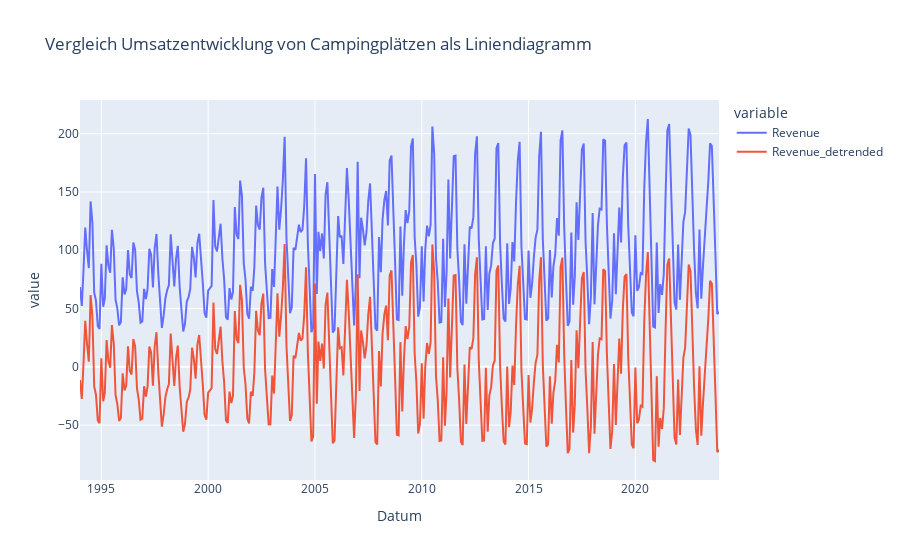

The notebook cell this image was saved under:
### Markdown cell above
### 6.1 Trendbereinigung

### Code cell
# Trendbereinigung durch Signal
detrended = signal.detrend(df_merged['Revenue'].values)
df_merged['Revenue_detrended'] = detrended # hinzufügen neuer trendbereinigter Spalte

# Vergleich zwischen normalem Umsatz und Trendbereinigung, um die Veränderung zu veranschaulichen
fig_revenue = px.line(df_merged, x="Datum", y=["Revenue","Revenue_detrended"], 
                      title="Vergleich Umsatzentwicklung von Campingplätzen als Liniendiagramm")
fig_revenue

### Figure 1 — Plotly figure (JSON) as saved in the notebook; plotly's stock layout.template omitted (floating-point values rounded to 4 significant figures; data arrays with more than 128 entries replaced by an {"elided": "..."} marker saying what was removed)
{"data": [{"hovertemplate": "variable=Revenue<br>Datum=%{x}<br>value=%{y}<extra></extra>", "legendgroup": "Revenue", "line": {"color": "#636efa", "dash": "solid"}, "marker": {"symbol": "circle"}, "mode": "lines", "name": "Revenue", "orientation": "v", "showlegend": true, "type": "scatter", "x": {"elided": "360 str values"}, "xaxis": "x", "y": {"elided": "360 float values"}, "yaxis": "y"}, {"hovertemplate": "variable=Revenue_detrended<br>Datum=%{x}<br>value=%{y}<extra></extra>", "legendgroup": "Revenue_detrended", "line": {"color": "#EF553B", "dash": "solid"}, "marker": {"symbol": "circle"}, "mode": "lines", "name": "Revenue_detrended", "orientation": "v", "showlegend": true, "type": "scatter", "x": {"elided": "360 str values"}, "xaxis": "x", "y": {"elided": "360 float values"}, "yaxis": "y"}], "layout": {"legend": {"title": {"text": "variable"}, "tracegroupgap": 0}, "title": {"text": "Vergleich Umsatzentwicklung von Campingplätzen als Liniendiagramm"}, "xaxis": {"anchor": "y", "domain": [0, 1], "title": {"text": "Datum"}}, "yaxis": {"anchor": "x", "domain": [0, 1], "title": {"text": "value"}}}}
